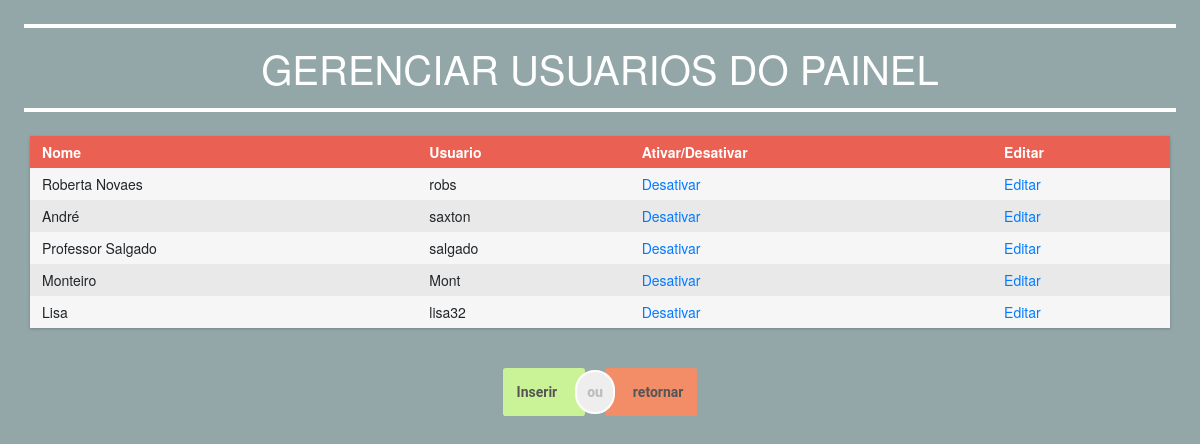
The page /Front/gerencia-usuario.php (signed in) on the database its author committed.
### tables this page shows
CREATE TABLE `usuario` (
  `nome` varchar(50) NOT NULL,
  `login` varchar(50) NOT NULL,
  `senha` varchar(100) NOT NULL,
  `ativo` int(11) NOT NULL,
  `id` int(11) NOT NULL
);

### Back/chamadas.php (called while the page is built, shortened)
<?php
Class Chamadas{
    function verificaUsuarios(){
        require_once('classes.php');
        $user = new Usuario();
        $usuarios = $user->verUsuarios();
        return $usuarios;
    }
}
?>

### Back/conexao.php (called while the page is built, shortened)
<?php
class Conexao{
    public $servername = "127.0.0.1";
    public $username = "root";
    public $password = "";
    public $dbname = "id10939434_lancheonnet";
    function connectToDatabase(){
        $conn = new mysqli($this->servername, $this->username, $this->password, $this->dbname);
        mysqli_set_charset($conn, 'utf8');
        return $conn;
    }
    function selectAllUsuario(){
        $sql = "SELECT * FROM USUARIO";
        $conn = $this->connectToDatabase();
        if($stmt = $conn->prepare($sql)){
            if($stmt->execute()){
            } else{
            }
        } else{
        }
        $result = $stmt->get_result();
        if($result->num_rows){
            $usuarios = array();
            while($row = $result->fetch_assoc()){
                $usuarios[$row['id']]['id'] = $row['id'];
                $usuarios[$row['id']]['login'] = $row['login'];
                $usuarios[$row['id']]['nome'] = $row['nome'];
                $usuarios[$row['id']]['ativo'] = $row['ativo'];
            }
            return $usuarios;
        }
    }
}
?>

### Back/classes.php (called while the page is built, shortened)
<?php
require_once('conexao.php');
class Usuario{
    function verUsuarios(){
        $conexao = new Conexao();
        $user = $conexao->selectAllUsuario();
        return $user;
    }
}
?>

### Front/gerencia-usuario.php (the view, shortened to what this page needs)
<?php
include('header-adm.php');
include('./../Back/chamadas.php');
$base = new Chamadas();
$users = $base->verificaUsuarios();
?>
<section style="margin: 2%;">
	<hr style="border:white 2px solid;">
		<h1 style="text-align: center; color: white;"> GERENCIAR USUARIOS DO PAINEL </h1>
	<hr style="border:white 2px solid;">
</section>
<section>
	<div class="container">
		<div class="row">
			<div class="table tableUsuario">
			    <div class="row header">
			      <div class="cell">
			        Nome
			      </div>
			      <div class="cell">
			        Usuario
			      </div>
			      <div class="cell">
			        Ativar/Desativar
			      </div>
			      <div class="cell atualizar">
			        Editar
			      </div>
			    </div>
			<?php foreach ($users as $user) { ?>
				<div class="row">
			      <div class="cell" >
			        <span id="<?php echo 'nome-'.$user['id'] ?>"><?php echo $user['nome']; ?></span>
			      </div>
			      <div class="cell" >
			        <span id="<?php echo 'login-'.$user['id'] ?>"><?php echo $user['login']; ?></span>
			      </div>
			      <div class="cell">
			      	<a href="#" class="desativarMesa" data-id='<?php echo $user['id'];?>' data-ativo='<?php echo ($user['ativo']==1) ? 0 : 1;  ?>' >
			      		<?php echo ($user['ativo']==1) ? 'Desativar' : 'Ativar';  ?>
			      	</a>
			      </div>
			      <div class="cell">
			      	<a href="#" class="atualizar" data-id='<?php echo $user['id'];?>' > Editar </a>
			      </div>
			    </div>
			<?php } ?>
			</div>
			<div style="margin: 0 auto;">
					<button class="yes-button blur-hover btn-acao inserir" data-item="prato">Inserir</button>
					<button class="or-button rectangalize-hover btn-acao">ou</button>
					<button class="no-button blur-hover btn-acao retornar"> retornar</button>
			</div>
		</div>
	</div>
</section>

### Front/header-adm.php (shortened to what this page needs)
<!DOCTYPE html>
<html>
<head>
    <link rel="stylesheet" href="bootstrap-4.3.1-dist/css/bootstrap.min.css">
    <link rel="stylesheet" href="style.css">
</head>
<body>

### Front/style.css (style rules this page uses)
body, html { height: 100%; margin: 0; }
* { box-sizing: border-box; }
body { font-family: "Helvetica Neue", Helvetica, Arial; font-size: 14px; line-height: 20px; font-weight: 400; color: #3b3b3b; -webkit-font-smoothing: antialiased; font-smoothing: antialiased; background: #2b2b2b; }
.table { margin: 0 0 40px 0; width: 100%; box-shadow: 0 1px 3px rgba(0, 0, 0, 0.2); display: table; }
.table .row { display: table-row; background: #f6f6f6; }
.table .row:nth-of-type(odd) { background: #e9e9e9; }
.row.header { font-weight: 900; color: #ffffff; background: #ea6153!important; }
.cell { padding: 6px 12px; display: table-cell; }
.btn-acao { padding: 1em; border-radius: .2em; outline: none; background-color: #EEE; border: none; color: #555; font-weight: 700; font-family: 'Roboto', sans-serif; cursor: pointer; transition: .2s; box-shadow: 0em 0em 3em rgba(0,0,0,0); }
.yes-button { background-color: rgb(202, 242, 150); text-align: left; padding-right: 2em; z-index: 1; position: relative; }
.or-button { background: #eee; text-align: center; padding: 10px; border-radius: 33px; border: .2em solid #fff; margin: -1em; cursor: default; font-weight: 800; color: rgba(0,0,0,0.2); z-index: 2; position: relative; }
.no-button { background-color: rgb(243, 141, 104); text-align: right; padding-left: 2em; z-index: 1; position: relative; }

### Front/gerencia-usuario.php (style rules this page uses)
body { background-color: #93a6a8; }

### rows shown on the page
usuario: nome "Roberta Novaes", login "robs", ativo "Desativar"
usuario: nome "André", login "saxton", ativo "Desativar"
usuario: nome "Professor Salgado", login "salgado", ativo "Desativar"
usuario: nome "Monteiro", login "Mont", ativo "Desativar"
usuario: nome "Lisa", login "lisa32", ativo "Desativar"
